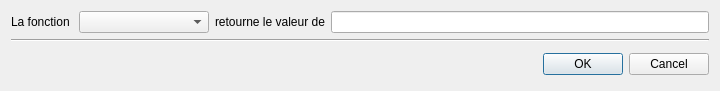
<?xml version="1.0" encoding="UTF-8"?>
<ui version="4.0">
 <class>Dialog_RetourneFN</class>
 <widget class="QDialog" name="Dialog_RetourneFN">
  <property name="geometry">
   <rect>
    <x>0</x>
    <y>0</y>
    <width>720</width>
    <height>79</height>
   </rect>
  </property>
  <property name="windowTitle">
   <string>Dialog</string>
  </property>
  <property name="windowIcon">
   <iconset resource="../../Source.qrc">
    <normaloff>:/Icons/Icon/Icons8-Ios7-Editing-Increase-Font.ico</normaloff>:/Icons/Icon/Icons8-Ios7-Editing-Increase-Font.ico</iconset>
  </property>
  <layout class="QGridLayout" name="gridLayout_2">
   <item row="0" column="0">
    <layout class="QHBoxLayout" name="horizontalLayout">
     <item>
      <widget class="QLabel" name="label">
       <property name="text">
        <string>La fonction </string>
       </property>
      </widget>
     </item>
     <item>
      <widget class="QComboBox" name="nomfonction">
       <property name="minimumSize">
        <size>
         <width>130</width>
         <height>0</height>
        </size>
       </property>
      </widget>
     </item>
     <item>
      <widget class="QLabel" name="label_2">
       <property name="text">
        <string>retourne le valeur de</string>
       </property>
      </widget>
     </item>
     <item>
      <widget class="QLineEdit" name="retourne"/>
     </item>
    </layout>
   </item>
   <item row="2" column="0">
    <layout class="QHBoxLayout" name="horizontalLayout_2">
     <item>
      <widget class="QWidget" name="widget" native="true">
       <layout class="QGridLayout" name="gridLayout">
        <item row="0" column="0">
         <widget class="QLabel" name="commentaire">
          <property name="styleSheet">
           <string notr="true">#commentaire
{
 color : red;
}</string>
          </property>
          <property name="text">
           <string/>
          </property>
         </widget>
        </item>
       </layout>
      </widget>
     </item>
     <item>
      <widget class="QDialogButtonBox" name="buttonBox">
       <property name="orientation">
        <enum>Qt::Horizontal</enum>
       </property>
       <property name="standardButtons">
        <set>QDialogButtonBox::Cancel|QDialogButtonBox::Ok</set>
       </property>
      </widget>
     </item>
    </layout>
   </item>
   <item row="1" column="0">
    <widget class="Line" name="line">
     <property name="orientation">
      <enum>Qt::Horizontal</enum>
     </property>
    </widget>
   </item>
  </layout>
 </widget>
 <resources>
  <include location="../../Source.qrc"/>
 </resources>
 <connections>
  <connection>
   <sender>buttonBox</sender>
   <signal>accepted()</signal>
   <receiver>Dialog_RetourneFN</receiver>
   <slot>accept()</slot>
   <hints>
    <hint type="sourcelabel">
     <x>248</x>
     <y>254</y>
    </hint>
    <hint type="destinationlabel">
     <x>157</x>
     <y>274</y>
    </hint>
   </hints>
  </connection>
  <connection>
   <sender>buttonBox</sender>
   <signal>rejected()</signal>
   <receiver>Dialog_RetourneFN</receiver>
   <slot>reject()</slot>
   <hints>
    <hint type="sourcelabel">
     <x>316</x>
     <y>260</y>
    </hint>
    <hint type="destinationlabel">
     <x>286</x>
     <y>274</y>
    </hint>
   </hints>
  </connection>
 </connections>
</ui>
